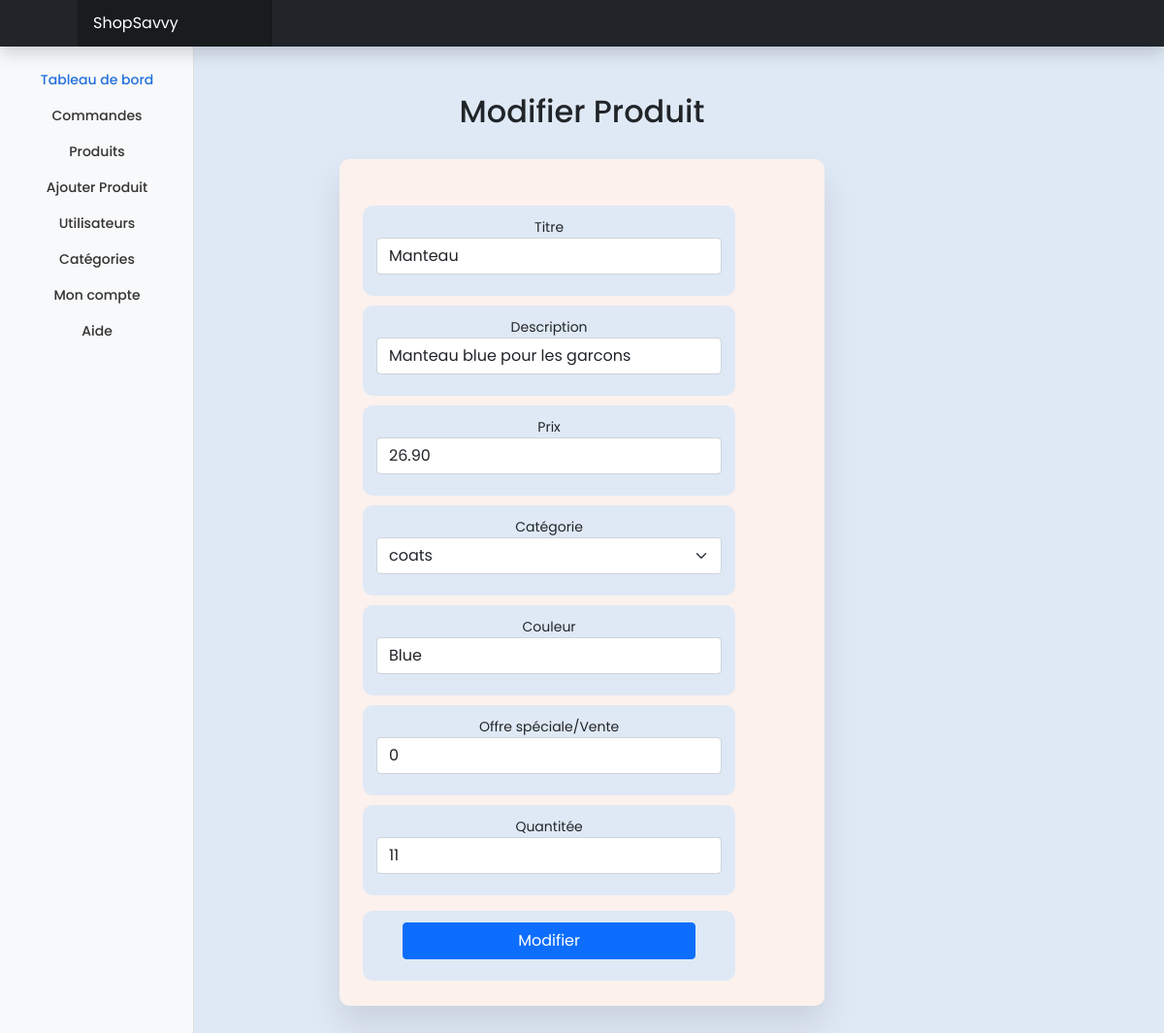
Screenshot of /admin/edit_product.php?product_id=7 with the database file from the repository.
### tables this page shows
CREATE TABLE `products` (
  `product_id` int(11) NOT NULL,
  `product_name` varchar(100) NOT NULL,
  `product_category` varchar(108) NOT NULL,
  `quantite` int(11) UNSIGNED NOT NULL,
  `nbreVisite` int(10) UNSIGNED NOT NULL,
  `nbreClick` int(10) UNSIGNED NOT NULL,
  `nbreVendu` int(11) UNSIGNED NOT NULL,
  `product_description` varchar(255) NOT NULL,
  `product_image` varchar(255) NOT NULL,
  `product_image1` varchar(255) DEFAULT NULL,
  `product_image2` varchar(255) DEFAULT NULL,
  `product_image3` varchar(255) DEFAULT NULL,
  `product_image4` varchar(255) DEFAULT NULL,
  `product_price` decimal(6,2) UNSIGNED NOT NULL,
  `product_special_offer` int(2) DEFAULT NULL,
  `product_color` varchar(108) DEFAULT NULL,
  `date_appro` timestamp NULL DEFAULT current_timestamp()
);

### admin/edit_product.php (the view, shortened to what this page needs)
<?php include('header.php');?>
<?php
    if(isset($_GET['product_id'])){
        $product_id=$_GET['product_id'];
        $stmt=$conn->prepare("SELECT * FROM products WHERE product_id=?");
        $stmt->bind_param('i',$product_id);
        $stmt->execute();
        $products=$stmt->get_result();
    }else{
        header('products.php');
        exit;
    }
?>
<div class="container-fluid">
    <div class="row" style="min-height: 1000px;">
        <?php include('sidemenu.php');?>
        <main class="col-md-6 mx-auto col-lg-6 px-md-4 text-center">
        <div class="d-flex justify-content-between flex-wrap flex-md-nowrap align-items-center pt-3 pb-2 mb-3">
        </div>
        <h2>Modifier Produit</h2>
        <div class="wrapper table-responsive">
        <div class="mx-auto container">
               <form id="login-form" method="POST" action="edit_product.php">
                   <div class="form-group mt-2">
                    <?php foreach($products as $product){?>
                       <label>Titre</label>
                       <input type="text" class="form-control" id="product-name" value="<?php echo $product['product_name'];?>" name="title" placeholder="Title" required/>
                   </div>
                   <div class="form-group mt-2">
                       <label>Description</label>
                       <input type="text" class="form-control" id="product-desc" value="<?php echo $product['product_description'];?>" name="description" placeholder="Description" required/>
                   </div>
                   <div class="form-group mt-2">
                       <label>Prix</label>
                       <input type="number" step="0.01" min="0" class="form-control" id="product-price" value="<?php echo $product['product_price'];?>" name="price" placeholder="Price" required/>
                   </div>
                   <div class="form-group mt-2">
                       <label>Catégorie</label>
                       <select class="form-select" required name="category">
                       <?php
    $get_cat="SELECT * FROM products GROUP BY `products`.`product_category` DESC";
    $run=mysqli_query($conn,$get_cat);
    while($resultat = mysqli_fetch_array($run))
    {
        $selected = (isset($_POST['products']) && $_POST['products']==$resultat['product_category']) ? 'selected' : '';
        echo '<option value="'.$resultat['product_category'].'" '.$selected.'>'.$resultat['product_category'].'</option>';
    }
    ?>
                       </select>
                   </div>
                   <div class="form-group mt-2">
                       <label>Couleur</label>
                       <input type="text" class="form-control" value="<?php echo $product['product_color'];?>" id="product-color" name="couleur" placeholder="Color" required/>
                   </div>
                   <div class="form-group mt-2">
                       <label>Offre spéciale/Vente</label>
                       <input type="number" step="1" min="0" max="100" class="form-control" value="<?php echo $product['product_special_offer'];?>" id="product-offer" name="offer" placeholder="Vente %" required/>
                   </div>
                   <div class="form-group mt-2">
                       <label>Quantitée</label>
                       <input type="number" step="1" min="0" class="form-control" value="<?php echo $product['quantite'];?>" id="quantite" name="quantite" placeholder="Quantitée" required/>
                   </div>
                   <div class="form-group mt-3">
                       <input type="submit" class="btn btn-primary" name="edit_btn" value="Modifier"/>
                   </div>
                  <?php }?>
               </form>
        </div>
    </div>
</div>

### admin/admin.css (style rules this page uses)
* { margin :0; padding:0; box-sizing: border-box; font-family: "Poppins", sans-serif; }
body { background: #dfe9f5; }
.container-fluid { float: right; text-align: center; padding: 10; }
.wrapper { width: 500px; padding: 2rem 0 1rem 0; margin: 30px auto; background: #fcf1ed; border-radius: 10px; text-align: center; box-shadow: 0 20px 35px rgba(0, 0, 0, 0.1); }
form input, form select, form div { width: 85%; outline: none; border: none; background: #dfe9f5; padding: 12px 14px; margin-bottom: 10px; border-radius: 10px; }

### assets/css/dashboard.css (style rules this page uses)
body { font-size: .875rem; }

### rows the page displays
products: title "Manteau", description "Manteau blue pour les garcons", price "26.90", couleur "Blue", offer "0", quantite "11"

### other values shown
form field category "coats"
